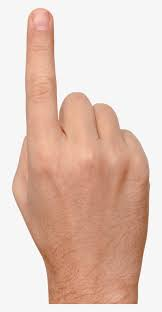
#> input picture UHand.jpg, 162 x 312 px
$ jupyter execute 'Basic Gesture Recognition.ipynb'   (shell and % lines are left out)
#> lines starting #> are read from the running program, lines starting #| are printed output that depends on the picture; after the words box and inside, x2 and y2 are one past the last pixel; in counts of white or black regions, pixels touching at a corner belong together
[cell 1]
import numpy as np
import cv2 as cv

[cell 2]
img= cv.imread('UHand.jpg',0)
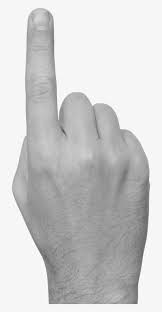
#> img: shape (312, 162); min 77, max 255, mean 204.7
ori=img

[cell 3]
import matplotlib.pyplot as plt
plt.figure()
plt.axis("off")
plt.imshow(img)
plt.show()

[cell 4]
ret, thre = cv.threshold(img, 170, 255, cv.THRESH_BINARY)
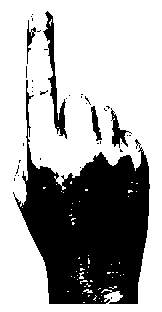
#> thre: shape (312, 162); 67% white; 38 black regions (33 under 20 px)

[cell 5]
plt.figure()
plt.axis("off")
plt.imshow(thre)
plt.show()

[cell 6]
contours,_ = cv.findContours(thre.copy(),cv.RETR_TREE,cv.CHAIN_APPROX_SIMPLE)
#> contours = 117 contours, 109 with area under 20; largest, box (x1, y1, x2, y2) and area: (0, 0, 162, 312) 50071, (14, 79, 151, 305) 15847, (42, 10, 68, 140) 948, (110, 109, 130, 149) 336, (90, 105, 103, 142) 214, (26, 19, 36, 65) 164, (25, 65, 28, 79) 24, (30, 26, 37, 33) 24
final2= cv.drawContours(img, contours, -1, (0,255,0), 3)
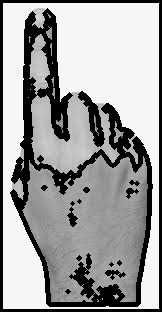
#> final2: shape (312, 162); min 0, max 255, mean 158.3

[cell 7]
plt.figure()
plt.axis("off")
plt.imshow(final2)
plt.show()

[cell 8]
areas = [cv.contourArea(c) for c in contours]
#> areas = 117 values, max 50071 at index 0, min 0 at index 30, mean 580.9
max_index = np.argmax(areas)
#> max_index = 0
areas.pop(max_index)
cnt=contours[5] #Removing the largest(border) and then using a random one
#> cnt = [[62, 175], [63, 174], [64, 175], [64, 178], [63, 179], [60, 176], [61, 175]]

[cell 9]
img= cv.imread('UHand.jpg',0)

[cell 10]
rect = cv.minAreaRect(contours[5])
#> rect = ((62.75, 176.2), (3.54, 4.24), -45)
box = cv.boxPoints(rect)
#> box = [[63, 179], [60, 176], [62.5, 173.5], [65.5, 176.5]]
box = np.int0(box)
#> box = [[63, 179], [60, 176], [62, 173], [65, 176]]
final4=cv.drawContours(img,[box],0,(0,0,255),2)

[cell 11]
plt.figure()
plt.axis("off")
plt.imshow(final4)
plt.show()

[cell 12]
i=rect[2]
#> i = -45
h=int(i)
#> h = -45
h
#> Out = -45
